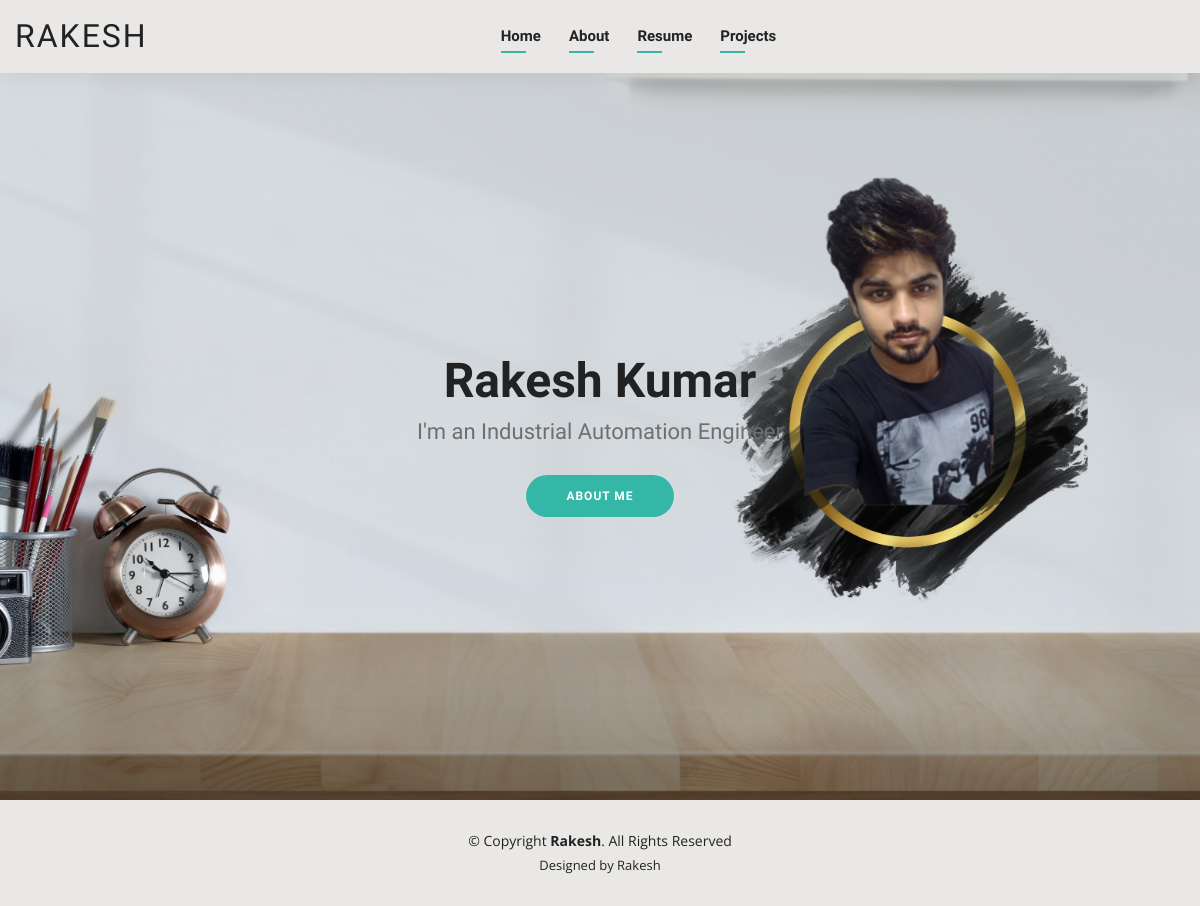
The page / on the database its author committed.
### rakesh/models.py (models this page shows, shortened)
class MyResumeModel(models.Model):
    my_name = models.CharField(max_length=100, null=True, blank=True)
    about_headline = models.TextField(null=True, blank=True)
    current_profile = models.CharField(max_length=100, null=True, blank=True)
    current_profile_details = models.TextField(null=True, blank=True)
    my_age = models.CharField(max_length=100, null=True, blank=True)
    my_phone = models.CharField(max_length=100, null=True, blank=True)
    my_current_location = models.CharField(max_length=100, null=True, blank=True)
    degree = models.CharField(max_length=100, null=True, blank=True)
    email = models.CharField(max_length=100, null=True, blank=True)
    freelance = models.CharField(max_length=100, null=True, blank=True)
    about_myself = models.TextField(null=True, blank=True)
    skills_details = models.TextField(null=True, blank=True)
    skill1 = models.CharField(max_length=100, null=True, blank=True)
    skill1_percentage = models.CharField(max_length=100, null=True, blank=True)
    skill2 = models.CharField(max_length=100, null=True, blank=True)
    skill2_percentage = models.CharField(max_length=100, null=True, blank=True)
    skill3 = models.CharField(max_length=100, null=True, blank=True)
    skill3_percentage = models.CharField(max_length=100, null=True, blank=True)
    skill4 = models.CharField(max_length=100, null=True, blank=True)
    skill4_percentage = models.CharField(max_length=100, null=True, blank=True)
    skill5 = models.CharField(max_length=100, null=True, blank=True)
    skill5_percentage = models.CharField(max_length=100, null=True, blank=True)
    skill6 = models.CharField(max_length=100, null=True, blank=True)
    skill6_percentage = models.CharField(max_length=100, null=True, blank=True)
    resume_summary = models.TextField(null=True, blank=True)
    education1_name = models.CharField(max_length=100, null=True, blank=True)
    education1_year = models.CharField(max_length=100, null=True, blank=True)
    education1_univ_name = models.TextField(null=True, blank=True)
    education1_board = models.CharField(max_length=100, null=True, blank=True)
    education2_name = models.CharField(max_length=100, null=True, blank=True)
    education2_year = models.CharField(max_length=100, null=True, blank=True)
    education2_univ_name = models.TextField(null=True, blank=True)
    education2_board = models.CharField(max_length=100, null=True, blank=True)
    exp1_profile = models.CharField(max_length=100, null=True, blank=True)
    exp1_duration = models.CharField(max_length=100, null=True, blank=True)
    exp1_company = models.CharField(max_length=100, null=True, blank=True)
    exp1_role1 = models.TextField(null=True, blank=True)
    exp1_role2 = models.TextField(null=True, blank=True)
    exp1_role3 = models.TextField(null=True, blank=True)
    exp2_profile = models.CharField(max_length=100, null=True, blank=True)
    exp2_duration = models.CharField(max_length=100, null=True, blank=True)
    exp2_company = models.CharField(max_length=100, null=True, blank=True)
    exp2_role1 = models.TextField(null=True, blank=True)
    exp2_role2 = models.TextField(null=True, blank=True)
    exp2_role3 = models.TextField(null=True, blank=True)
    exp3_profile = models.CharField(max_length=100, null=True, blank=True)
    exp3_duration = models.CharField(max_length=100, null=True, blank=True)
    exp3_company = models.CharField(max_length=100, null=True, blank=True)
    exp3_role1 = models.TextField(null=True, blank=True)
    exp3_role2 = models.TextField(null=True, blank=True)
    exp3_role3 = models.TextField(null=True, blank=True)

### rakesh/views.py (the view)
# urls.py: path('', views.home_page, name='home'),
def home_page(request):
    web_content = MyResumeModel.objects.get(my_name='Rakesh Kumar')
    context = {'web_content': web_content}
    return render(request, 'rakesh/index.html', context)

### rakesh/templates/rakesh/index.html
{% extends "rakesh/layout.html" %}
{% block body %}
<section id="hero1" class="d-flex align-items-center">
  <div class="container d-flex flex-column align-items-center" data-aos="zoom-in" data-aos-delay="100">
    <h1>{{ web_content.my_name}}</h1>
    <h2>I'm an {{ web_content.current_profile }}</h2>
    <a href="{% url 'about' %}" class="btn-about">About Me</a>
  </div>
</section>
{% endblock %}

### static/css/style.css (style rules this page uses)
body { font-family: "Open Sans", sans-serif; color: #444444; }
a { color: #34b7a7; }
h1, h2, h3, h4, h5, h6 { font-family: "Raleway", sans-serif; }
#hero1 .container { padding-top: 70px; position: relative; }
#hero1 h1 { margin: 0; font-size: 48px; font-weight: 700; line-height: 56px; color: #222222; }
#hero1 h2 { color: #6f6f6f; margin: 10px 0 0 0; font-size: 22px; }
#hero1 .btn-about { font-family: "Raleway", sans-serif; text-transform: uppercase; font-weight: 600; font-size: 12px; letter-spacing: 1px; display: inline-block; padding: 12px 40px; border-radius: 50px; transition: 0.5s; margin-top: 30px; color: #fff; background: #34b7a7; }
@media (min-width: 1024px) { #hero1 { background-attachment: fixed; } }
section { padding: 60px 0; }

### rows shown on the page
MyResumeModel: my_name "Rakesh Kumar", current_profile "Industrial Automation Engineer"
